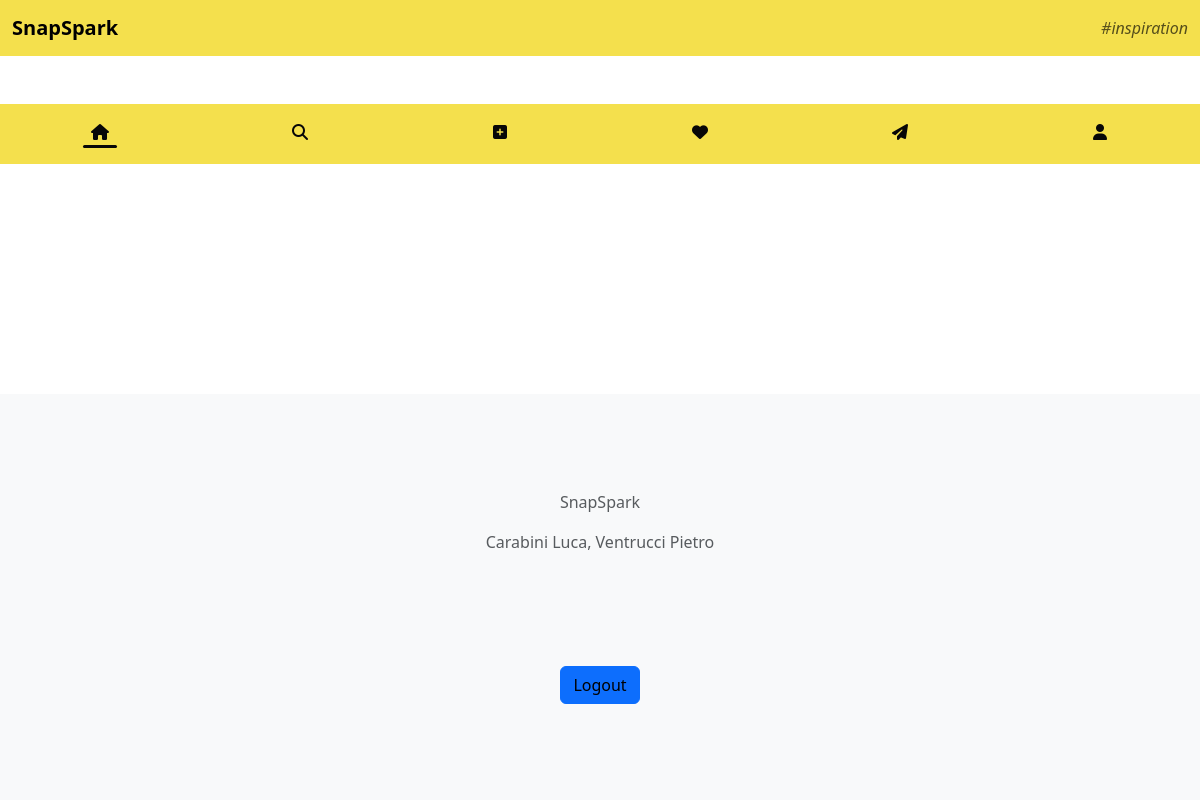
The page /index.php (signed in) on the database as committed earlier.
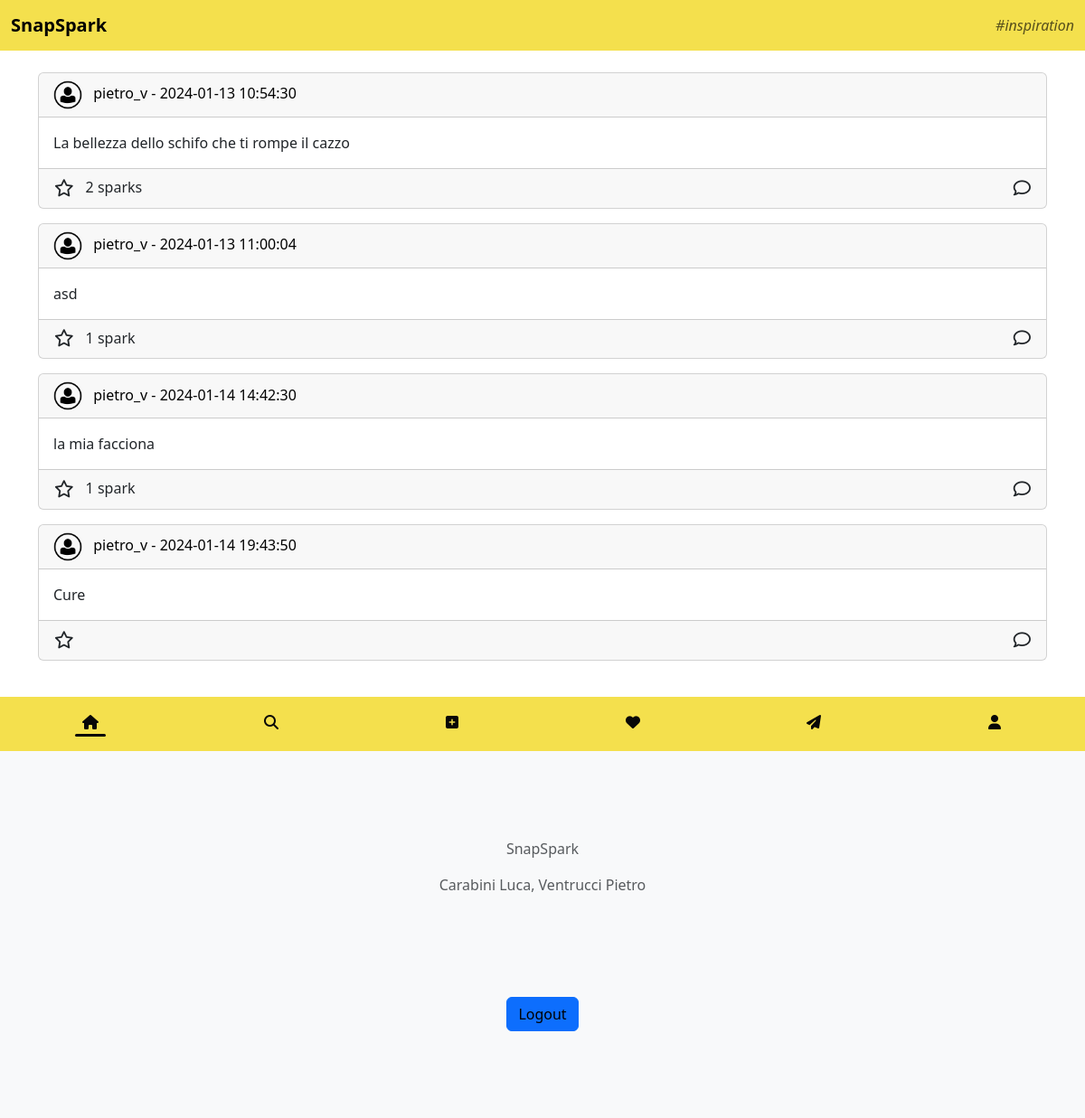
The same page on the database as committed later.
### tables this page shows
CREATE TABLE `hashtags` (
  `nome` char(20) NOT NULL,
  `descrizione` varchar(100) NOT NULL,
  `nome_social` char(15) NOT NULL
);

CREATE TABLE `posts` (
  `username` char(30) NOT NULL,
  `file` char(50) NOT NULL,
  `id` int(11) NOT NULL,
  `descrizione` varchar(100) NOT NULL,
  `data` datetime NOT NULL,
  `spark` int(11) NOT NULL
);

### index.php (called while the page is built, shortened)
<?php
require_once "bootstrap.php";
$posts = [];
foreach ($dbh->getFollowed($_SESSION["username"]) as $value) {
    $posts += $dbh->getPostsByAuthor($value["username"]);
}
$templateParams["titolo"] = "SnapSpark - Home";
$templateParams["hashtag"] = $dbh->getDailyHashtag();
$templateParams["nome"] = "template/lista-post.php";
$templateParams["posts"] = $posts;
$templateParams["showNavBar"] = true;
require_once "template/base.php";

### db/database.php (called while the page is built, shortened)
<?php
final class DatabaseHelper {
    private $db;
    public function __construct($serverName, $userName, $password, $dbName, $port) {
        $this->db = new mysqli($serverName, $userName, $password, $dbName, $port);
        $this->db->set_charset("utf8mb4");
    }
    public function getPostsByAuthor($username) {
        $query = "SELECT username, file, id, descrizione, data, spark
                  FROM posts
                  WHERE username=?";
        $stmt = $this->db->prepare($query);
        $stmt->bind_param("s", $username);
        $stmt->execute();
        $result = $stmt->get_result();
        return $result->fetch_all(MYSQLI_ASSOC);
    }
    public function getFollowed($username) {
        $query = "SELECT user as username
                  FROM follow
                  WHERE follower=?";
        $stmt = $this->db->prepare($query);
        $stmt->bind_param("s", $username);
        $stmt->execute();
        $result = $stmt->get_result();
        return $result->fetch_all(MYSQLI_ASSOC);
    }
    public function getDailyHashtag() {
        $query = "SELECT nome, descrizione
                  FROM hashtags
                  ORDER BY RAND(CURDATE() * CURDATE())
                  LIMIT 1";
        $stmt = $this->db->prepare($query);
        $stmt->execute();
        return $stmt->get_result()->fetch_all(MYSQLI_ASSOC)[0];
    }
}

### bootstrap.php (called while the page is built, shortened)
<?php
require_once "db/database.php";
require_once "utils/functions.php";
$dbh = new DatabaseHelper("localhost", "root", "", "SnapSpark", 3306);

### utils/functions.php (called while the page is built, shortened)
<?php
function addQuotes($text) {
    return "'" . addslashes($text) . "'";
}

### template/lista-post.php (the view, shortened to what this page needs)
<?php foreach ($templateParams["posts"] as $post) : ?>
    <article class="card mb-3">
        <header class="card-header">
            <a target="_self" href="user.php?username=<?php echo $post["username"]; ?>">
                <img alt="" class="me-2" id="avatar" src="<?php echo AVATAR_FOLDER . 'avatar.png'; ?>">
                <?php echo $post["username"]; ?> - <?php echo $post["data"] ?>
            </a>
        </header>
        <div class="card-body">
            <p class="card-text">
                <?php echo $post["descrizione"]; ?>
            </p>
        </div>
        <footer class="card-footer">
            <div class="row">
                <div class="col-10 text-start">
                    <div class="row">
                        <div class="col-auto">
                            <button type="button" class="btn p-0" onclick="likePost(<?php echo  addQuotes($post['username']); ?>, <?php echo $post['id']; ?>)">
                                <span aria-hidden="true" user="<?php echo $post['username']; ?>" post_id="<?php echo $post['id']; ?>" id="post-star-<?php echo $post['username'] . '-' . $post['id']; ?>" class="fa-regular fa-star"></span>
                            </button>
                        </div>
                        <div id="sparks-num-<?php echo $post['username'] . '-' . $post['id']; ?>" class="col-auto ps-0">
                            <?php if ($post["spark"] > 0) : ?>
                                <p id="sparks-<?php echo $post['username'] . '-' . $post['id']; ?>" class="card-text mx-auto text-start">
                                    <?php echo $post["spark"]; ?> <?php echo ($post["spark"] == 1) ? "spark" : "sparks"; ?>
                                </p>
                            <?php endif; ?>
                        </div>
                    </div>
                </div>
                <div class="col-2 text-end">
                    <button id="tr" type="button" class="btn p-0" onclick="getComments(<?php echo  addQuotes($post['username']); ?>, <?php echo $post['id']; ?>)">
                        <span aria-hidden="true" class="fa-regular fa-comment" data-bs-toggle="modal" data-bs-target="#postModal" data-bs-username="<?php echo  addQuotes($post['username']); ?>" data-bs-id="<?php echo $post['id']; ?>">
                        </span>
                    </button>
                </div>
            </div>
        </footer>
    </article>
<?php endforeach; ?>

### template/base.php (shortened to what this page needs)
<!DOCTYPE html>
<html lang="en">
<head>
    <link href="css/style.css" type="text/css" rel="stylesheet" />
    <link href="https://cdn.jsdelivr.net/npm/bootstrap@5.3.2/dist/css/bootstrap.min.css" rel="stylesheet">
</head>
<body class="d-flex flex-column min-vh-100">
    <nav class="navbar bd-navbar sticky-top bg-main-color" aria-label="user-navbar">
        <div class="container-fluid">
            <a class="navbar-brand fw-bold" href="index.php">SnapSpark</a>
            <?php if ($_SESSION["username"] != null) : ?>
                <em class="navbar-text" data-bs-toggle="tooltip" data-bs-title="<?php echo $templateParams["hashtag"]["descrizione"] ?>">
                    <?php echo  "#" . $templateParams["hashtag"]["nome"] ?>
                </em>
            <?php endif; ?>
        </div>
    </nav>
    <div class="container-xl bd-gutter mt-3 mb-3 my-md-4 bd-layout">
        <main>
            <?php if (isset($templateParams["nome"])) : ?>
                <?php require($templateParams["nome"]); ?>
            <?php endif; ?>
        </main>
    </div>
    <?php if ($templateParams["showNavBar"]) {
        require("nav-bar.php");
    }
    ?>
    <footer class="bd-footer mt-auto py-4 py-md-5 bg-body-tertiary">
        <div class="container py-4 py-md-5 px-4 px-md-3 text-body-secondary">
            <p>SnapSpark</p>
            <p>Carabini Luca, Ventrucci Pietro</p>
        </div>
        <?php if ($_SESSION["username"] != null) : ?>
            <div class="container py-4 py-md-5 px-4 px-md-3 d-flex justify-content-center">
                <a class="btn btn-primary" href="login.php" role="button">Logout</a>
            </div>
        <?php endif; ?>
    </footer>
</body>
</html>

### template/nav-bar.php
<nav role="navigation" class="navbar navbar-expand bd-navabr sticky-bottom bg-main-color" aria-label="Main-navbar">
    <div class="collapse navbar-collapse" id="navbarNav">
        <ul class="navbar-nav nav-justified w-100">
            <li class="nav-item">
                <a class="nav-link" href="index.php">
                    <div class="icon-container px-2 pb-1">
                        <span class="fa fa-home"></span>
                    </div>
                </a>
            </li>
            <li class="nav-item">
                <a class="nav-link" href="search.php">
                    <div class="icon-container px-2 pb-1">
                        <span class="fa fa-magnifying-glass"></span>
                    </div>
                </a>
            </li>
            <li class="nav-item">
                <a class="nav-link" href="upload-post.php">
                    <div class="icon-container px-2 pb-1">
                        <span class="fa fa-plus-square"></span>
                    </div>
                </a>
            </li>
            <li class="nav-item">
                <a class="nav-link" href="#">
                    <div class="icon-container px-2 pb-1">
                        <span class="fa fa-heart"></span>
                    </div>
                </a>
            </li>
            <li class="nav-item">
                <a class="nav-link" href="chat.php">
                    <div class="icon-container px-2 pb-1">
                        <span class="fa fa-paper-plane"></span>
                    </div>
                </a>
            </li>
            <li class="nav-item">
                <a class="nav-link" href="user.php">
                    <div class="icon-container px-2 pb-1">
                        <span class="fa fa-user"></span>
                    </div>
                </a>
            </li>
        </ul>
    </div>
</nav>

### css/style.css (style rules this page uses)
body { background-color: #070707; }
.bg-main-color { background-color: #F4E04D; }
.card img#avatar { max-height: 2rem; }
article footer span { font-size: larger; }
footer p { text-align: center; }
.nav-link.active { color: whitez !important; }
.nav-link { color: #070707 !important; }
.icon-container { position: relative; display: inline-block; }
.nav-link.active span::after { content: ''; position: absolute; width: 100%; height: 3px; background-color: #070707; bottom: 0; left: 0; border-radius: 10px; }
ul { list-style: none; }
a:link, a:visited { text-decoration: none; color: black; }

Rows that differ between the two databases and show on the page:
added posts: username "pietro_v", data "2024-01-13 10:54:30", descrizione "La bellezza dello schifo che ti rompe il cazzo", id 1 (drawn), spark "2", shows "sparks"
added posts: username "pietro_v", data "2024-01-13 11:00:04", descrizione "asd", id 2 (drawn), spark "1"
added posts: username "pietro_v", data "2024-01-14 14:42:30", descrizione "la mia facciona", id 3 (drawn), spark "1"
added posts: username "pietro_v", data "2024-01-14 19:43:50", descrizione "Cure", id 4 (drawn)
